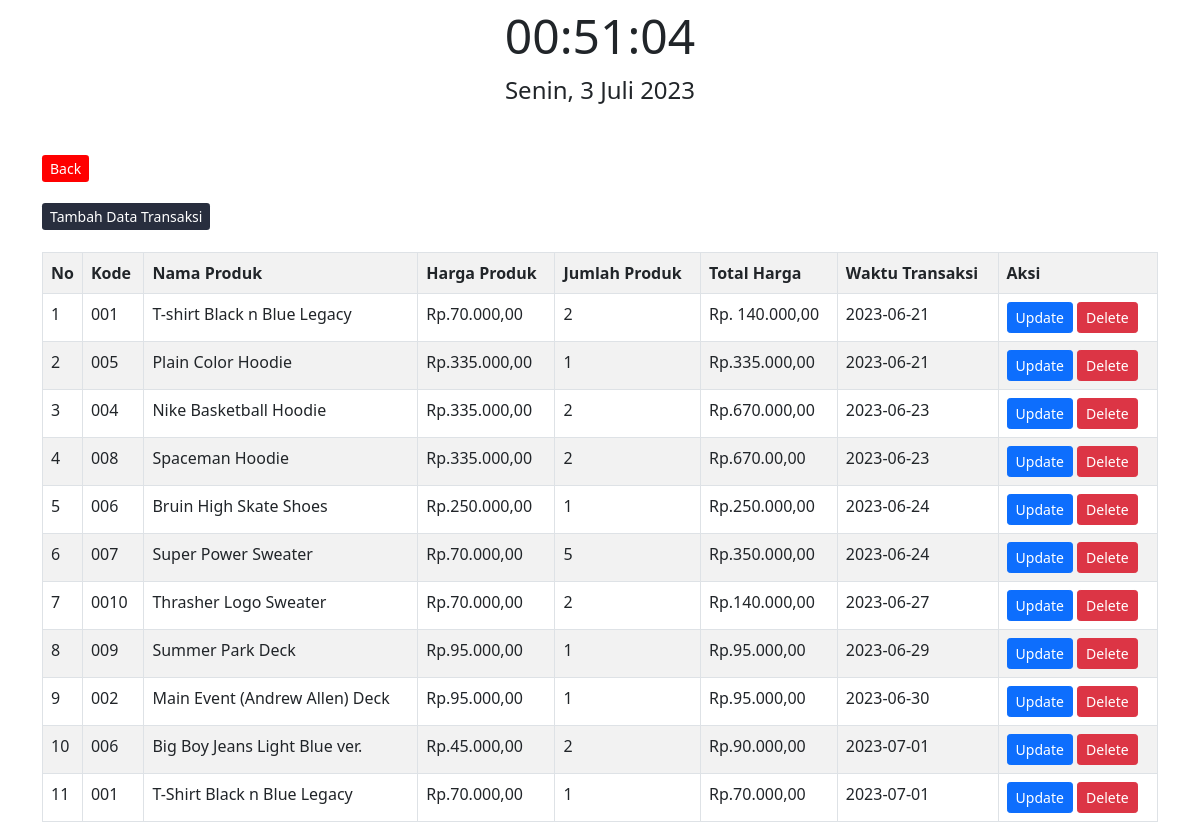
Screenshot of /adminlegacy/data_transaksi.php with the database file from the repository.
### tables this page shows
CREATE TABLE `data_transaksi` (
  `id` int(30) NOT NULL,
  `kode` varchar(30) NOT NULL,
  `nama_barang` varchar(225) NOT NULL,
  `harga` varchar(30) NOT NULL,
  `jumlah_barang` int(225) NOT NULL,
  `total` varchar(30) NOT NULL,
  `waktu_transaksi` date NOT NULL
);

### adminlegacy/data_transaksi.php (the view, shortened to what this page needs)
<!DOCTYPE html>
<html>
<head>
    <link href="https://cdn.jsdelivr.net/npm/bootstrap@5.0.2/dist/css/bootstrap.min.css" rel="stylesheet">
</head>
<body>
<div id="datetime-container">
    <div id="clock"></div>
    <div id="date"></div>
    <div class="container">
        <div class="panel">
            <div class="panel-body">
                <br><br>
                <a href="homepage.php" class="btn1 btn-sm pull-left">Back</a><br><br>
                <a href="tambah_transaksi.php" class="btn0 btn-sm pull-left">Tambah Data Transaksi</a>
                <br />
                <br />
                <table class="table table-bordered table-striped">
                    <tr>
                        <th width="1%">No</th>
                        <th>Kode</th>
                        <th>Nama Produk</th>
                        <th>Harga Produk</th>
                        <th>Jumlah Produk</th>
                        <th>Total Harga</th>
                        <th>Waktu Transaksi</th>
                        <th>Aksi</th>
                    </tr>
                    <?php
                    include 'koneksi.php';
                    $data = mysqli_query($koneksi, "select * from data_transaksi");
                    while ($d = mysqli_fetch_array($data)) {
                    ?>
                        <tr>
                            <td><?php echo $d['id'] ?></td>
                            <td><?php echo $d['kode'] ?></td>
                            <td><?php echo $d['nama_barang'] ?></td>
                            <td><?php echo $d['harga'] ?></td>
                            <td><?php echo $d['jumlah_barang'] ?></td>
                            <td><?php echo $d['total'] ?></td>
                            <td><?php echo $d['waktu_transaksi'] ?></td>
                            <td>
                                <a href="edit_transaksi.php?id=<?php echo $d['id']; ?>" class="btn btn-sm btn-primary">Update</a>
                                <a href="hapus_transaksi.php?id=<?php echo $d['id']; ?>" onclick="hey()" class="btn btn-sm btn-danger">Delete</a>
                            </td>
                        </tr>
                    <?php
                    }
                    ?>
                </table>
            </div>
        </div>
    </div>
</body>
</html>

### adminlegacy/data_transaksi.php (style rules this page uses)
* { box-sizing: border-box; }
#clock { font-size: 48px; text-align: center; }
#date { font-size: 24px; text-align: center; }
.btn0 { background-color: #282E3E; color: white; text-decoration: none; }
.btn1 { background-color: red; color: white; text-decoration: none; }

### rows the page displays
data_transaksi: id "1", kode "001", nama_barang "T-shirt Black n Blue Legacy", harga "Rp.70.000,00", jumlah_barang "2", total "Rp. 140.000,00", waktu_transaksi "2023-06-21"
data_transaksi: id "2", kode "005", nama_barang "Plain Color Hoodie", harga "Rp.335.000,00", jumlah_barang "1", total "Rp.335.000,00", waktu_transaksi "2023-06-21"
data_transaksi: id "3", kode "004", nama_barang "Nike Basketball Hoodie", harga "Rp.335.000,00", jumlah_barang "2", total "Rp.670.000,00", waktu_transaksi "2023-06-23"
data_transaksi: id "4", kode "008", nama_barang "Spaceman Hoodie", harga "Rp.335.000,00", jumlah_barang "2", total "Rp.670.00,00", waktu_transaksi "2023-06-23"
data_transaksi: id "5", kode "006", nama_barang "Bruin High Skate Shoes", harga "Rp.250.000,00", jumlah_barang "1", total "Rp.250.000,00", waktu_transaksi "2023-06-24"
data_transaksi: id "6", kode "007", nama_barang "Super Power Sweater", harga "Rp.70.000,00", jumlah_barang "5", total "Rp.350.000,00", waktu_transaksi "2023-06-24"
data_transaksi: id "7", kode "0010", nama_barang "Thrasher Logo Sweater", harga "Rp.70.000,00", jumlah_barang "2", total "Rp.140.000,00", waktu_transaksi "2023-06-27"
data_transaksi: id "8", kode "009", nama_barang "Summer Park Deck", harga "Rp.95.000,00", jumlah_barang "1", total "Rp.95.000,00", waktu_transaksi "2023-06-29"
data_transaksi: id "9", kode "002", nama_barang "Main Event (Andrew Allen) Deck", harga "Rp.95.000,00", jumlah_barang "1", total "Rp.95.000,00", waktu_transaksi "2023-06-30"
data_transaksi: id "10", kode "006", nama_barang "Big Boy Jeans Light Blue ver.", harga "Rp.45.000,00", jumlah_barang "2", total "Rp.90.000,00", waktu_transaksi "2023-07-01"
data_transaksi: id "11", kode "001", nama_barang "T-Shirt Black n Blue Legacy", harga "Rp.70.000,00", jumlah_barang "1", total "Rp.70.000,00", waktu_transaksi "2023-07-01"
